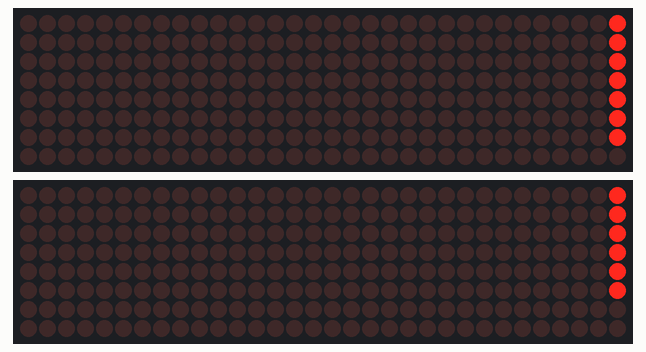
Bench run of a sketch on a simulated Arduino Uno, built with avr-gcc and run on an emulated ATmega328P. Shown: 2 × 32×8 LED matrix.

Above: at 1.1 s.
At 4.1 s:
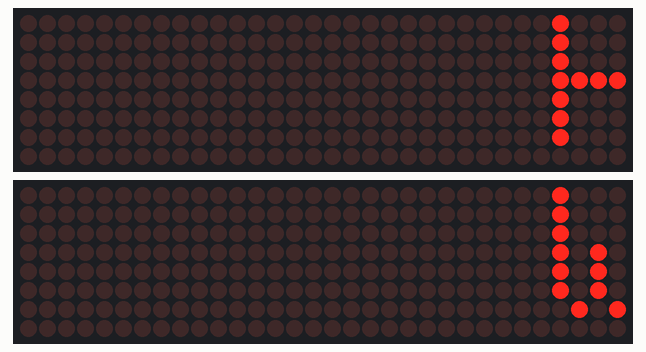
At 7.1 s:
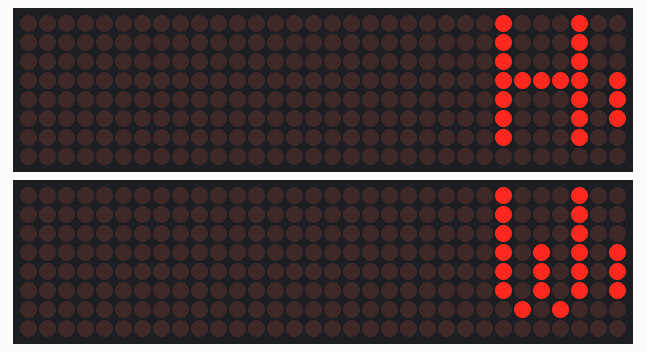
At 14.1 s:
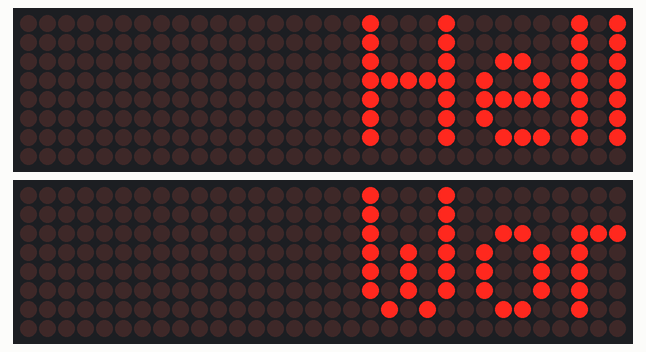
At 21.1 s:
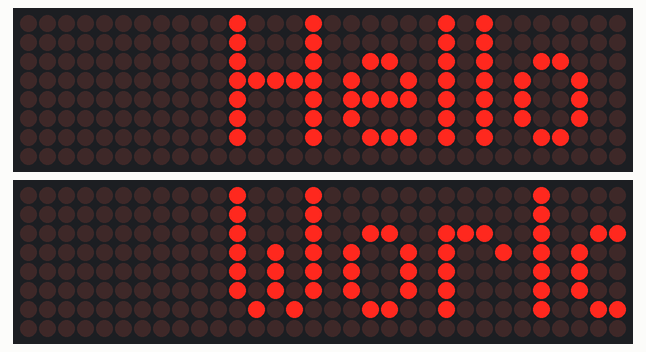
At 28.1 s:
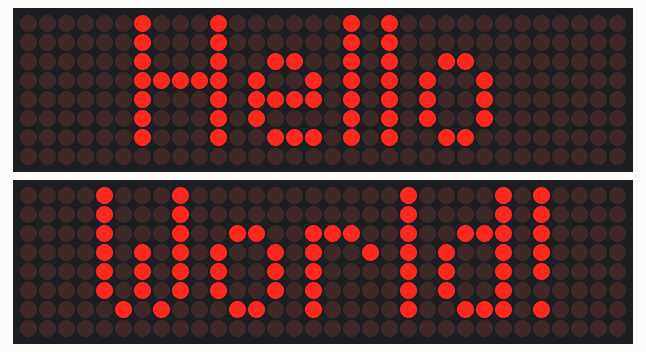

Measured:
- what the display in image 0 shows lasts 1.0 s, from 1.0 s to 2.0 s

The sketch:

ledTest.ino
```cpp
#include <MD_Parola.h>
#include <MD_MAX72xx.h>
#include <SPI.h>

#define MAX_DEVICES 4 // Number of connected 788AS modules per display

#define HARDWARE_TYPE MD_MAX72XX::FC16_HW

#define CLK_PIN   13  // Pin connected to the CLK pin of MAX7219
#define DATA_PIN  11  // Pin connected to the DATA pin of MAX7219
#define CS_PIN    10  // Pin connected to the CS pin of the first display
#define CS_PIN2    9  // Pin connected to the CS pin of the second display

MD_Parola myDisplay = MD_Parola(HARDWARE_TYPE, CS_PIN, MAX_DEVICES);
MD_Parola myDisplay2 = MD_Parola(HARDWARE_TYPE, CS_PIN2, MAX_DEVICES);

void setup() {
  Serial.begin(9600);

  // Initialize the first display
  myDisplay.begin();
  myDisplay.setIntensity(0); // Set the brightness of the first display (0-15)

  // Initialize the second display
  myDisplay2.begin();
  myDisplay2.setIntensity(0); // Set the brightness of the second display (0-15)

  // Display text on each display
  myDisplay.displayText("Hello", PA_CENTER, 1000, 0, PA_SCROLL_LEFT);
  myDisplay2.displayText("World!", PA_CENTER, 1000, 0, PA_SCROLL_LEFT);
}

void loop() {
  // Update display animations for the first display
  myDisplay.displayAnimate();

  // Update display animations for the second display
  myDisplay2.displayAnimate();
}
```
